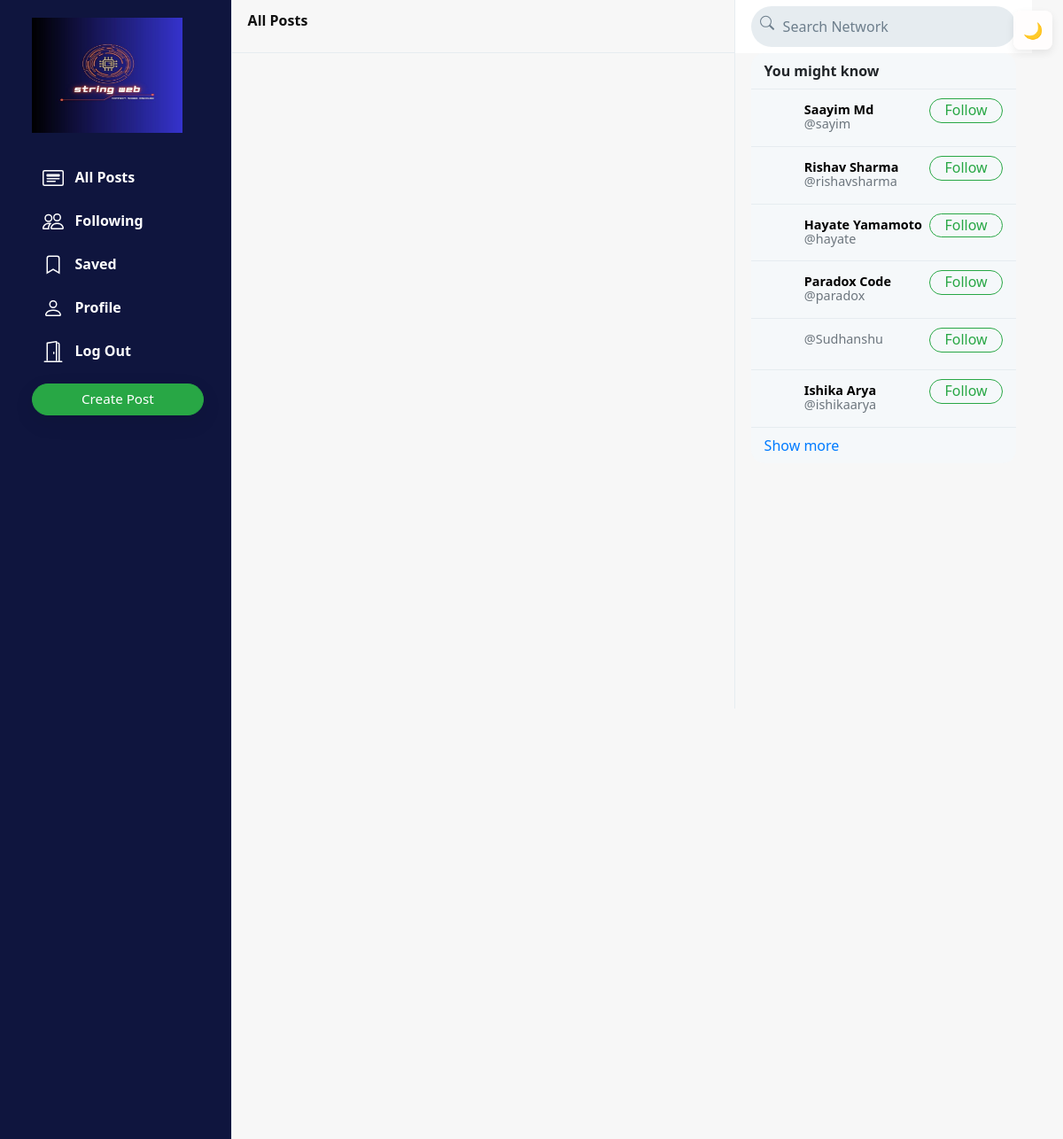
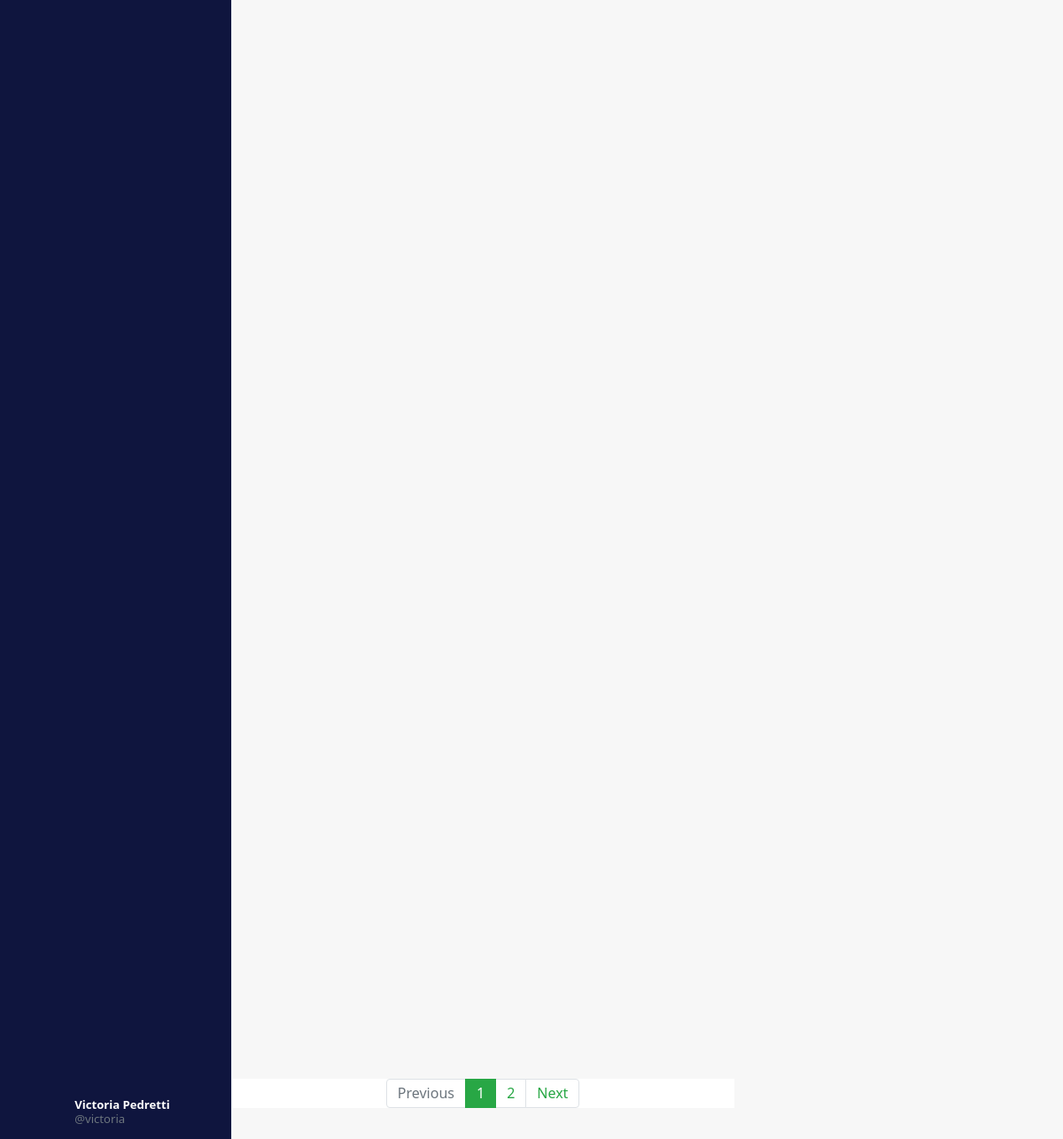
Page / (signed in) on the committed database (2 pictures, top to bottom).
### network/models.py (models this page shows, shortened)
class User(AbstractUser):
    profile_pic = models.ImageField(upload_to='profile_pic/')
    bio = models.TextField(max_length=160, blank=True, null=True)
    cover = models.ImageField(upload_to='covers/', blank=True)

### network/views.py (the view)
# urls.py: path("", views.index, name="index"),
def index(request):
    all_posts = Post.objects.all().order_by('-date_created')
    paginator = Paginator(all_posts, 10)
    page_number = request.GET.get('page')
    if page_number == None:
        page_number = 1
    posts = paginator.get_page(page_number)
    followings = []
    suggestions = []
    if request.user.is_authenticated:
        followings = Follower.objects.filter(followers=request.user).values_list('user', flat=True)
        suggestions = User.objects.exclude(pk__in=followings).exclude(username=request.user.username).order_by("?")[:6]
    return render(request, "network/index.html", {
        "posts": posts,
        "suggestions": suggestions,
        "page": "all_posts",
        'profile': False
    })

### network/templates/network/index.html (shortened to what this page needs)
{% extends "network/layout.html" %}
{% load static %}
{% block body %}
    <div class="main-div">
        <div class="left-div">
            <nav class="head heading" style="background-color: var(--bg);">
                {% if page == 'all_posts' %}
                    All Posts
                {% elif page == 'following' %}
                    Following
                {% elif page == 'saved' %}
                    Saved
                {% elif page == 'profile' %}
                    Profile
                {% else %}
                    Explore
                {% endif %}
            </nav>
            <div class="left-div-content">
                <div class="posts-view">
                    <div class="main-div-content">
                        <nav aria-label="Page navigation example" class="pagination-bar">
                            <ul class="pagination justify-content-center">
                                {% if posts.has_previous %}
                                    <li class="page-item">
                                        <a class="page-link" href="?page={{ posts.previous_page_number | default:1}}" tabindex="-1" aria-disabled="true">Previous</a>
                                    </li>
                                {% else %}
                                    <li class="page-item disabled">
                                        <a class="page-link" href="" tabindex="-1" aria-disabled="true">Previous</a>
                                    </li>
                                {% endif %}
                                {% for each in posts.paginator.page_range %}
                                    {% if each == posts.number %}
                                        <li class="page-item active"><a class="page-link" href="?page={{each}}">{{each}}</a></li>
                                    {% else %}
                                        <li class="page-item"><a class="page-link" href="?page={{each}}">{{each}}</a></li>
                                    {% endif %}
                                {% endfor %}
                                {% if posts.has_next %}
                                    <li class="page-item">
                                        <a class="page-link" href="?page={{ posts.next_page_number }}">Next</a>
                                    </li>
                                {% else %}
                                    <li class="page-item disabled">
                                        <a class="page-link" href="">Next</a>
                                    </li>
                                {% endif %}
                            </ul>
                          </nav>
                    </div>
                </div>
            </div>
        </div>
    </div>
{% endblock %}

### network/templates/network/layout.html (shortened to what this page needs)
{% load static %}
<!DOCTYPE html>
<html lang="en">
    <head>
        <link rel="stylesheet" href="https://stackpath.bootstrapcdn.com/bootstrap/4.4.1/css/bootstrap.min.css">
        <link href="{% static 'network/styles.css' %}" rel="stylesheet">
    </head>
    <body>
        {% include "network/light-dark.html" %}
        <div class="body" data-page="{{page}}">
            <div class="sidenav" style="background-color: #0f153e;">
                <a href="{% url 'index' %}" class="navbar-brand">
                    <img src="{% static 'network/Images/logo2.jpg' %}" height="130px" width="170px">
                </a>
                <div style="height: 100%;">
                    <div>
                        <div>
                            <ul>
                                <li class="nav-item" id="all_posts">
                                <a href="{% url 'index' %}" class="nav-link" >
                                    <div>
                                        &nbsp;&nbsp;All Posts
                                    </div>
                                </a>
                                </li>
                                {% if user.is_authenticated %}
                                    <li class="nav-item" id="following">
                                        <a href="{% url 'following' %}" class="nav-link">
                                            <div>
                                                &nbsp;&nbsp;Following
                                            </div>
                                        </a>
                                    </li>
                                    <li class="nav-item" id="saved">
                                        <a href="{% url 'saved' %}" class="nav-link">
                                            <div>
                                                <svg width="1.5em" height="1.5em" viewBox="0 0 16 16" class="bi bi-bookmark" fill="currentColor" xmlns="http://www.w3.org/2000/svg">
                                                    <path fill-rule="evenodd" d="M8 12l5 3V3a2 2 0 0 0-2-2H5a2 2 0 0 0-2 2v12l5-3zm-4 1.234l4-2.4 4 2.4V3a1 1 0 0 0-1-1H5a1 1 0 0 0-1 1v10.234z"/>
                                                  </svg>
                                                &nbsp;&nbsp;Saved
                                            </div>
                                        </a>
                                    </li>
                                    <li class="nav-item" id="profile">
                                        <a href="{% url 'profile' user.username %}" class="nav-link">
                                            <div>
                                                &nbsp;&nbsp;Profile
                                            </div>
                                        </a>
                                    </li>
                                    <li class="nav-item" id="logout">
                                        <a href="{% url 'logout' %}" class="nav-link">
                                            <div>
                                                &nbsp;&nbsp;Log Out
                                            </div>
                                        </a>
                                    </li>
                                {% endif %}
                            </ul>
                        </div>
                        {% if user.is_authenticated %}
                            <button id="popup-btn" class="btn btn-success new-post-btn" onclick="createpost()">Create Post</button>
                        {% endif %}
                    </div>
                    <div style="position: absolute; bottom: 10px;">
                        {% if user.is_authenticated %}
                            <li class="nav-item sidenav-user">
                                <a href="{% url 'profile' user.username %}" class="nav-link">
                                    <div class="user_account">
                                        <div class="small-profilepic" style="float: left; background-image: url(/media/{{user.profile_pic}})"></div>
                                        <div style="height: 2.7vw; margin: auto;">
                                            <div style="margin-top: 4px;"><strong>{{user.first_name}} {{user.last_name}}</strong></div>
                                            <div class="grey" style="margin-top: 4px;">@{{ user.username }}</div>
                                        </div>
                                    </div>
                                </a>
                            </li>
                        {% endif %}
                    </div>
                </div>
            </div>
            {% block body %}
            {% endblock %}
            <div class="right-div">
                <nav class="head">
                    <form action="#">
                        <div class="search-div">
                            <div>
                            </div>
                            <input type="text" name="query" id="search-box" placeholder="Search Network">
                        </div>
                    </form>
                </nav>
                <div class='right-div-content'>
                    {% if user.is_authenticated %}
                        <div class="suggestion-box">
                            <div class="suggestion-header">
                                You might know
                            </div>
                            {% for suggestion in suggestions %}
                                <div class="suggestion-user">
                                    <div>
                                        <a href="{% url 'profile' suggestion.username %}">
                                            <div class="small-profilepic" style="background-image: url(/media/{{suggestion.profile_pic}})"></div>
                                        </a>
                                    </div>
                                    <div class="user-details">
                                        <a href="{% url 'profile' suggestion.username %}">
                                            <div id="user-name">
                                                <strong>
                                                    {{suggestion.first_name}} {{suggestion.last_name}}
                                                </strong>
                                            </div>
                                            <div class="grey">@{{suggestion.username}}</div>
                                        </a>
                                    </div>
                                    <div>
                                        <button class="btn btn-outline-success" type="button" onclick="follow_user(this,'{{suggestion.username}}','suggestion')">Follow</button>
                                    </div>
                                </div>
                            {% empty %}
                                    <div style="text-align: center; border-bottom: .5px solid #e6ecf0; padding: 10px 15px;">
                                        <span class="grey" style="font-size: .9em;">No suggestions available.</span>
                                    </div>
                            {% endfor %}
                            <div class="suggestion-footer">
                                <a href="#">Show more</a>
                            </div>
                        </div>
                    {% endif %}
                </div>
            </div>
        </div>
    </body>
</html>

### network/static/network/styles.css (style rules this page uses)
.body { display: flex; min-height: 100%; font-family: system-ui, sans-serif; background-color: var(--bg); }
:root { --bg: #f7f7f7; --text: #111111; --card-bg: #ffffff; --muted: #6c757d; --link: #007bff; --popup-bg: #ffffff; }
.card, .card-body, nav, .popup .small-popup, .popup .large-popup, .jumbotron { background-color: var(--card-bg); color: var(--text); }
a, .nav-link { color: var(--link); }
.text-muted, .grey { color: var(--muted) !important; }
.btn { border-radius: 20px; padding: 0.32rem 1rem 0.375rem 1rem; }
.btn, .btn:focus, .btn:active { box-shadow: none !important; -webkit-box-shadow: none !important; }
.grey { color: #657786; }
svg { vertical-align: text-top; }
.sidenav { height: 100%; width: 21.8%; position: fixed; top: 0; left: 0; padding: 15px; list-style: none; border-right: .5px solid #e6ecf0; z-index: 100; padding-left: 3%; background-color: var(--bg); }
.sidenav ul { list-style: none; padding-left: 0px; margin-top: 3vh; }
.sidenav li { margin-top: 7px; }
.sidenav .nav-link { color: var(--text); line-height: .7em; font-weight: 700; padding: 0px; }
.sidenav .nav-link > div { padding: 10px 20px 8px 12px; border-radius: 25px; line-height: 0.9em; width: max-content; color: white }
.new-post-btn { padding-left: 55px !important; padding-right: 55px !important; font-size: .95em; font-weight: 530; box-shadow: rgba(0, 0, 0, 0.08) 0px 8px 24px !important; }
.user_account { display: flex; font-size: .82rem; font-weight: normal; padding-top: 3px !important; padding-bottom: 3px !important; padding-left: 3px !important; }
.user_account .small-profilepic { transform: scale(.82); margin-left: auto; margin-top: auto; }
.active a { color: #28a745 !important; }
.main-div { position: relative; width: 47.25%; min-height: 100vh; left: 21.8%; color: var(--text); }
.left-div { background-color: var(--bg); position: relative; }
.head { height: 7.5vh; }
.heading { position: fixed; width: 47.255%; top: 0px; padding: 18px; border-bottom: .5px solid #e6ecf0; line-height: .7em; font-weight: 800; background-color: #fff; z-index: 1000; }
.left-div-content { margin-top: 7.5vh; }
.small-profilepic { width: 3.1vw; height: 3.1vw; border-radius: 9999px; overflow: hidden; margin-right: 8px; background-size: cover; background-repeat: no-repeat; background-position: center; box-sizing: content-box; }
.pagination-bar { margin-top: 35px; margin-bottom: 35px; }
.pagination-bar .page-link { line-height: .9em; }
.page-item.active .page-link { color: white !important; background-color: #28a745; border-color: #28a745; }
.page-link { color: #28a745; }
.right-div { width: 28%; height: 100vh; position: fixed; right: 2.95%; border-left: .5px solid #e6ecf0; background-color: var(--bg); }
.right-div .head { padding: .9vh 1.5vw; }
.right-div .search-div { margin-left: auto; margin-right: auto; display: flex; border-radius: 25px; background-color: #e6ecf0; padding-left: 10px; padding-right: 10px; vertical-align: middle; }
#search-box { height: 5.7vh; border: none; background: none; outline: none; width: 100%; margin-left: 8px; }
#search-box::placeholder { color: #6d7e8c; }
.right-div-content { height: 92.5vh; overflow: auto; padding-left: 1.5vw; padding-right: 1.5vw; }
.suggestion-box, .guest-box { border-radius: 15px; overflow: hidden; background-color: #f5f8fa; }
.suggestion-header { padding: 13px 15px; line-height: .9em; font-weight: 800; border-bottom: .5px solid #e6ecf0; }
.suggestion-user { display: flex; padding: 10px 15px; font-size: .9em; border-bottom: .5px solid #e6ecf0; }
.suggestion-user a { color: black; text-decoration: none; }
.user-details { flex: 1; line-height: 1.1em; padding: 5px 0px 7px 0px; }
.suggestion-user .btn { padding: 0em 1em .09em 1em; }
.suggestion-footer { padding: 13px 15px; line-height: .9em; }
.suggestion-footer a { text-decoration: none; }

### rows in the picture
User: first_name "Victoria", last_name "Pedretti", username "victoria"
User: first_name "Saayim", last_name "Md", username "sayim"
User: first_name "Rishav", last_name "Sharma", username "rishavsharma"
User: first_name "Hayate", last_name "Yamamoto", username "hayate"
User: first_name "Paradox", last_name "Code", username "paradox"
User: username "Sudhanshu"
User: first_name "Ishika", last_name "Arya", username "ishikaarya"

### other values in the picture
{{ each }} "1"
{{ each }} "2"
